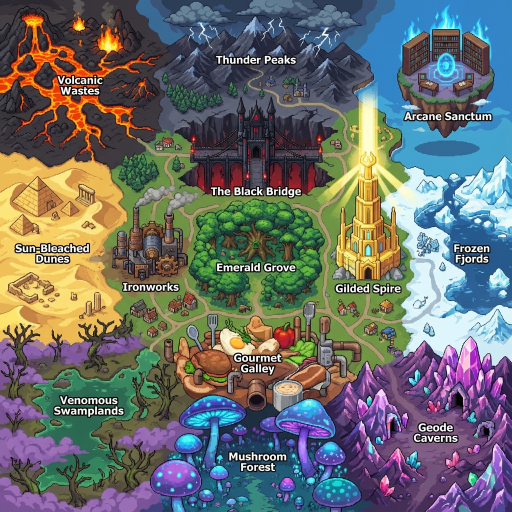
#> input picture world_map.png, 1024 x 1024 px (shown at 1/2 size)
$ python locate_text_zones.py
#> lines starting #> are read from the running program, lines starting #| are printed output that depends on the picture; after the words box and inside, x2 and y2 are one past the last pixel; in counts of white or black regions, pixels touching at a corner belong together
import cv2
import numpy as np
import json

def analyze_map():
    try:
        img = cv2.imread('world_map.png')
#> img is the input picture: shape (1024, 1024, 3); mean B, G, R 107.6, 109.8, 106.7
        if img is None:
            print("Could not read image")
            return

        h, w = img.shape[:2]
#> h = 1024; w = 1024
        gray = cv2.cvtColor(img, cv2.COLOR_BGR2GRAY)
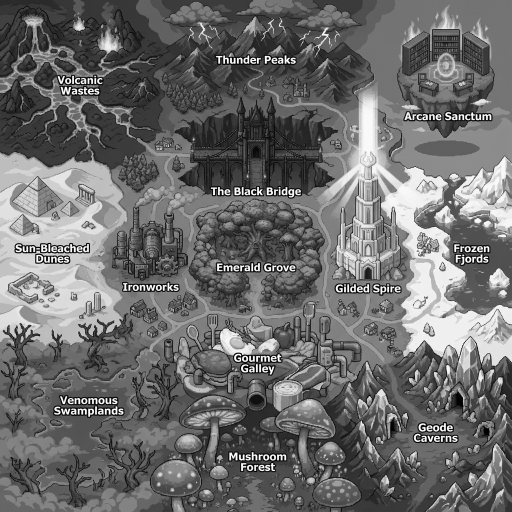
#> gray: shape (1024, 1024) (shown at 1/2 size); min 0, max 255, mean 108.6

        # Assuming text is somewhat bright or distinct
        # Adaptive thresholding might work well to isolate text characters
        thresh = cv2.adaptiveThreshold(gray, 255, cv2.ADAPTIVE_THRESH_GAUSSIAN_C,
                                     cv2.THRESH_BINARY_INV, 11, 2)
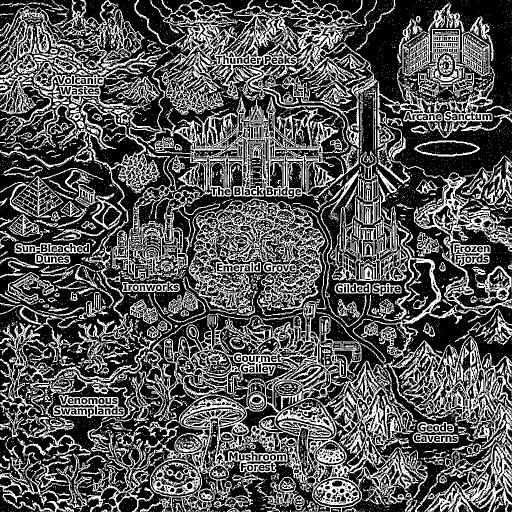
#> thresh: shape (1024, 1024) (shown at 1/2 size); 33.2% white in thin lines or dots

        # Dilate to merge text characters into single blobs
        kernel = cv2.getStructuringElement(cv2.MORPH_RECT, (10, 5)) # Wider kernel for horizontal text
        dilated = cv2.dilate(thresh, kernel, iterations=2)
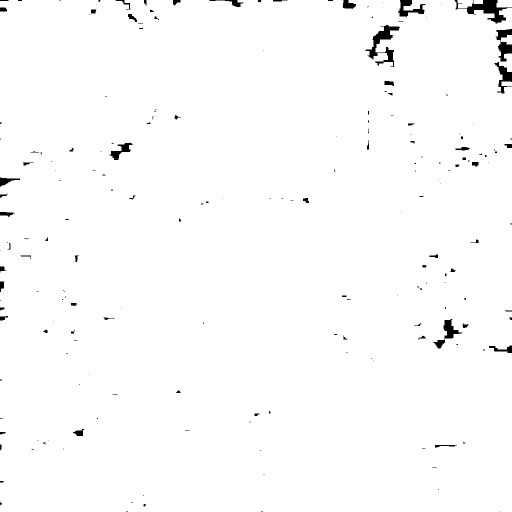
#> dilated: shape (1024, 1024) (shown at 1/2 size); 98.7% white; 196 black regions (123 under 20 px)

        # Find contours
        contours, _ = cv2.findContours(dilated, cv2.RETR_EXTERNAL, cv2.CHAIN_APPROX_SIMPLE)
#> contours = 6 contours; box (x1, y1, x2, y2) and area: (0, 0, 1024, 1024) 1037132, (993, 0, 1024, 15) 397, (915, 0, 946, 16) 379, (1002, 70, 1024, 89) 264, (1003, 163, 1024, 173) 168, (947, 0, 966, 8) 126

        regions = []
        for cnt in contours:
            x, y, w_rect, h_rect = cv2.boundingRect(cnt)

            # Filter small noise and very large regions
            if w_rect > 50 and h_rect > 15 and w_rect < 400 and h_rect < 100:
                cx = x + w_rect // 2
                cy = y + h_rect // 2

                # Normalize to percentage
                cx_pct = round((cx / w) * 100, 1)
                cy_pct = round((cy / h) * 100, 1)

                regions.append({
                    "x": x, "y": y, "w": w_rect, "h": h_rect,
                    "center_pct": (cx_pct, cy_pct),
                    "area": w_rect * h_rect
                })
#> this loop made 6 passes
#> (x, y, w_rect, h_rect) on passes 1, 2, 3, 5, 6: (1003, 163, 21, 10), (1002, 70, 22, 19), (993, 0, 31, 15), (915, 0, 31, 16), (0, 0, 1024, 1024)
#> (cnt, x, y, w_rect, h_rect) on pass 4: ([[947, 0], [947, 7], [965, 7], [965, 0]], 947, 0, 19, 8)
#> after the loop, regions = []

        # Sort by vertical position to help identify them
        regions.sort(key=lambda r: r['y'])

        print(f"Found {len(regions)} potential text regions:")
#| Found 0 potential text regions:
        for r in regions:
            print(f"Pos: {r['center_pct']}%, Rect: {r['x']},{r['y']} {r['w']}x{r['h']}")
#> this loop made 0 passes

    except ImportError:
        print("OpenCV (cv2) not available. Please install opencv-python.")
    except Exception as e:
        print(f"An error occurred: {e}")

if __name__ == "__main__":
    analyze_map()
